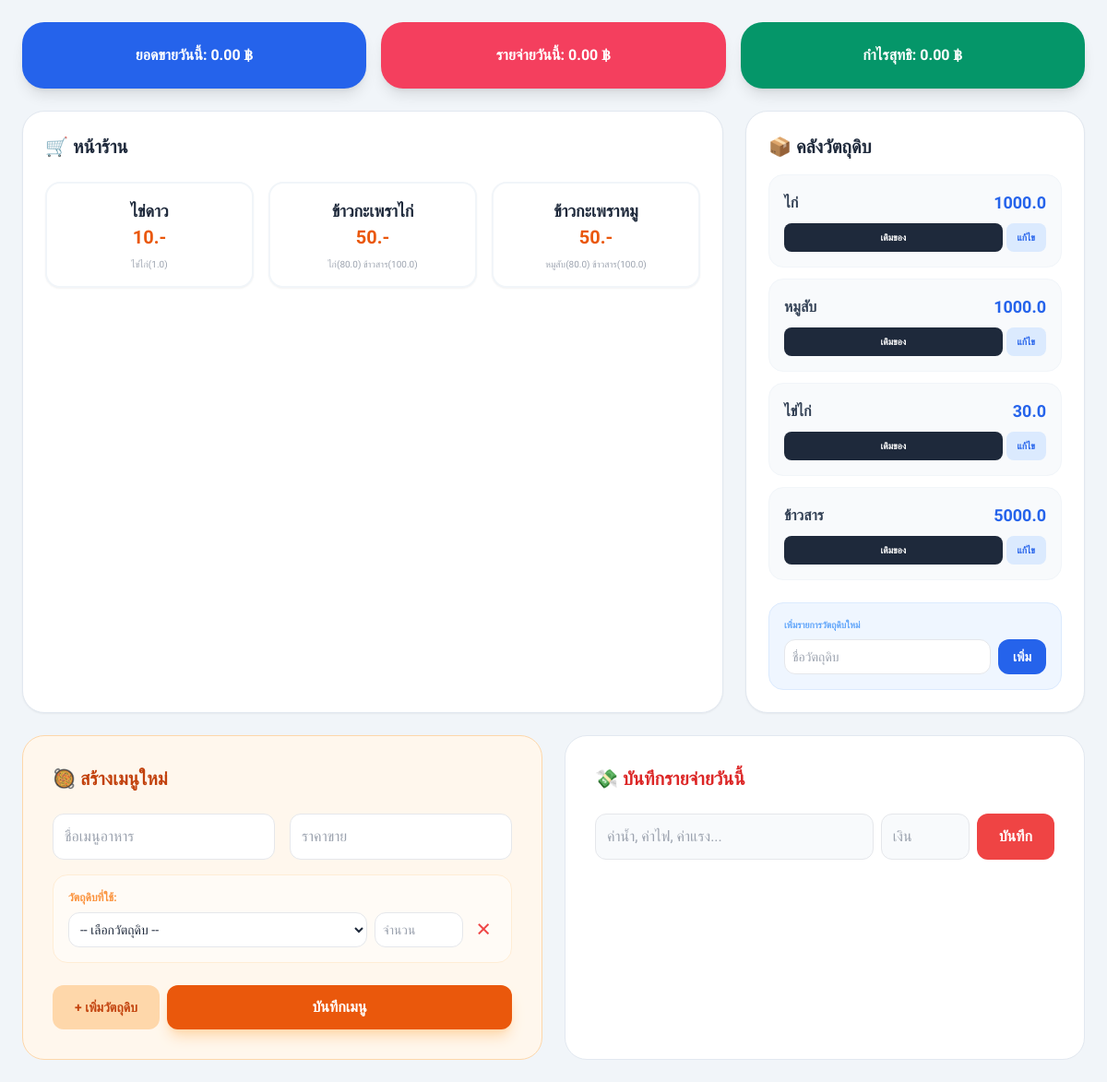
The page / on the database its author committed.
### app.py (models this page shows)
class Menu(db.Model):
    id = db.Column(db.Integer, primary_key=True)
    name = db.Column(db.String(50))
    price = db.Column(db.Float)
    recipes = db.relationship('Recipe', backref='menu', cascade="all, delete-orphan")

class Recipe(db.Model):
    id = db.Column(db.Integer, primary_key=True)
    menu_id = db.Column(db.Integer, db.ForeignKey('menu.id'))
    ing_id = db.Column(db.Integer, db.ForeignKey('ingredient.id'))
    amount = db.Column(db.Float)
    ingredient = db.relationship('Ingredient')

class Ingredient(db.Model):
    id = db.Column(db.Integer, primary_key=True)
    name = db.Column(db.String(50))
    quantity = db.Column(db.Float, default=0)

### app.py (the view)
@app.route('/')
def index():
    menus = Menu.query.all()
    stocks = Ingredient.query.all()
    today_start = datetime.combine(datetime.now().date(), datetime.min.time())
    today_end = today_start + timedelta(days=1)
    total_sales = sum(s.price for s in Sale.query.filter(
        Sale.created_at >= today_start, Sale.created_at < today_end
    ).all())
    total_expenses = sum(e.amount for e in Expense.query.filter(
        Expense.created_at >= today_start, Expense.created_at < today_end
    ).all())
    expenses = Expense.query.filter(
        Expense.created_at >= today_start, Expense.created_at < today_end
    ).order_by(Expense.created_at.desc()).all()
    return render_template('index.html', menus=menus, stocks=stocks,
                           total_sales=total_sales, total_expenses=total_expenses,
                           net_profit=total_sales - total_expenses, expenses=expenses)

### templates/index.html (shortened to what this page needs)
<!DOCTYPE html>
<html lang="th">
<head>
    <script src="https://cdn.tailwindcss.com"></script>
</head>
<body class="bg-slate-100 p-4 md:p-6 text-slate-800">
    <div class="max-w-[1400px] mx-auto">
        <div class="grid grid-cols-1 md:grid-cols-3 gap-4 mb-6 text-white font-bold text-center">
            <div class="bg-blue-600 p-6 rounded-3xl shadow-lg">ยอดขายวันนี้: {{ "{:,.2f}".format(total_sales) }} ฿</div>
            <div class="bg-rose-500 p-6 rounded-3xl shadow-lg">รายจ่ายวันนี้: {{ "{:,.2f}".format(total_expenses) }} ฿</div>
            <div class="bg-emerald-600 p-6 rounded-3xl shadow-lg">กำไรสุทธิ: {{ "{:,.2f}".format(net_profit) }} ฿</div>
        </div>
        <div class="grid grid-cols-1 lg:grid-cols-3 gap-6 mb-6">
            <div class="lg:col-span-2 bg-white p-6 rounded-3xl shadow-sm border border-slate-200 min-h-[400px]">
                <h2 class="text-xl font-bold mb-6 flex items-center gap-2">🛒 หน้าร้าน</h2>
                <div class="grid grid-cols-2 md:grid-cols-3 gap-4">
                    {% for m in menus %}
                    <div class="relative group border-2 border-slate-100 p-4 rounded-2xl hover:border-orange-500 transition-all cursor-pointer bg-white shadow-sm" onclick="orderFood({{ m.id }})">
                        <p class="font-bold text-lg text-center">{{ m.name }}</p>
                        <p class="text-center text-orange-600 text-xl font-bold">{{ "{:,.0f}".format(m.price) }}.-</p>
                        <div class="mt-2 text-[10px] text-gray-400 text-center">
                            {% for r in m.recipes %}{{ r.ingredient.name }}({{ r.amount }}) {% endfor %}
                        </div>
                    </div>
                    {% endfor %}
                </div>
            </div>
            <div class="bg-white p-6 rounded-3xl shadow-sm border border-slate-200">
                <h2 class="text-xl font-bold mb-4">📦 คลังวัตถุดิบ</h2>
                <div class="space-y-3 mb-6">
                    {% for s in stocks %}
                    <div class="p-4 bg-slate-50 rounded-2xl border border-slate-100 relative group">
                        <div class="flex justify-between items-center">
                            <span class="font-bold text-slate-700">{{ s.name }}</span>
                            <span class="text-lg font-black text-blue-600">{{ s.quantity }}</span>
                        </div>
                        <div class="flex gap-1 mt-2">
                            <button onclick="refillStock({{ s.id }}, '{{ s.name }}')" class="flex-1 bg-slate-800 text-white text-[10px] py-2 rounded-lg font-bold">เติมของ</button>
                            <button onclick="editIngredient({{ s.id }}, '{{ s.name }}', {{ s.quantity }})" class="px-3 bg-blue-100 text-blue-600 text-[10px] py-2 rounded-lg font-bold">แก้ไข</button>
                        </div>
                    </div>
                    {% endfor %}
                </div>
                <div class="bg-blue-50 p-4 rounded-2xl border border-blue-100">
                    <p class="text-[10px] font-bold text-blue-400 uppercase mb-2">เพิ่มรายการวัตถุดิบใหม่</p>
                    <div class="flex gap-2">
                        <input id="ing-name" type="text" placeholder="ชื่อวัตถุดิบ"
                               onkeydown="if(event.key === 'Enter') { event.preventDefault(); addIng(); }"
                               class="w-full p-2 text-sm border rounded-xl outline-none focus:ring-2 focus:ring-blue-300">
                        <button onclick="addIng()" class="bg-blue-600 text-white px-4 py-2 rounded-xl text-sm font-bold">เพิ่ม</button>
                    </div>
                </div>
            </div>
        </div>
        <div class="grid grid-cols-1 md:grid-cols-2 gap-6">
            <div class="bg-orange-50 p-8 rounded-3xl border border-orange-200">
                <h2 class="text-xl font-bold mb-6 text-orange-700">🥘 สร้างเมนูใหม่</h2>
                <div class="space-y-4">
                    <div class="grid grid-cols-1 sm:grid-cols-2 gap-4">
                        <input id="new-name" type="text" placeholder="ชื่อเมนูอาหาร" class="p-3 border rounded-xl">
                        <input id="new-price" type="number" placeholder="ราคาขาย"
                               onkeydown="if(event.key === 'Enter') { event.preventDefault(); saveMenu(); }"
                               class="p-3 border rounded-xl">
                    </div>
                    <div id="recipe-list" class="space-y-2 p-4 bg-white/50 rounded-2xl border border-orange-100">
                        <p class="text-xs font-bold text-orange-400 uppercase mb-2">วัตถุดิบที่ใช้:</p>
                        <div class="flex gap-2 recipe-row">
                            <select class="flex-1 p-2 border rounded-xl text-sm ing-select bg-white">
                                <option value="">-- เลือกวัตถุดิบ --</option>
                            </select>
                            <input type="number" placeholder="จำนวน" class="w-24 p-2 border rounded-xl text-sm ing-amount">
                            <button onclick="this.parentElement.remove()" class="text-red-500 font-bold px-2">✕</button>
                        </div>
                    </div>
                    <div class="flex gap-2 pt-2">
                        <button onclick="addRecipeRow()" class="bg-orange-200 text-orange-700 px-6 py-3 rounded-xl text-sm font-bold hover:bg-orange-300">+ เพิ่มวัตถุดิบ</button>
                        <button onclick="saveMenu()" class="flex-1 bg-orange-600 text-white py-3 rounded-xl font-bold shadow-lg shadow-orange-200">บันทึกเมนู</button>
                    </div>
                </div>
            </div>
            <div class="bg-white p-8 rounded-3xl border border-slate-200">
                <h2 class="text-xl font-bold mb-6 text-red-600">💸 บันทึกรายจ่ายวันนี้</h2>
                <div class="flex flex-col gap-4">
                    <div class="flex gap-2">
                        <input id="exp-desc" type="text" placeholder="ค่าน้ำ, ค่าไฟ, ค่าแรง..." class="flex-1 p-3 bg-slate-50 border rounded-xl">
                        <input id="exp-amount" type="number" placeholder="เงิน"
                               onkeydown="if(event.key === 'Enter') { event.preventDefault(); addExpense(); }"
                               class="w-24 p-3 bg-slate-50 border rounded-xl">
                        <button onclick="addExpense()" class="bg-red-500 text-white px-6 rounded-xl font-bold">บันทึก</button>
                    </div>
                </div>
            </div>
        </div>
    </div>
</body>
</html>

### templates/index.html (style rules this page uses)
body { font-family: 'Sarabun', sans-serif; }

### rows shown on the page
Menu: name "ไข่ดาว", price "10"
Recipe: ingredient.name "ไข่ไก่", amount "1.0"
Menu: name "ข้าวกะเพราไก่", price "50"
Recipe: ingredient.name "ไก่", amount "80.0"
Recipe: ingredient.name "ข้าวสาร", amount "100.0"
Menu: name "ข้าวกะเพราหมู", price "50"
Recipe: ingredient.name "หมูสับ", amount "80.0"
Recipe: ingredient.name "ข้าวสาร", amount "100.0"
Ingredient: name "ไก่", quantity "1000.0"
Ingredient: name "หมูสับ", quantity "1000.0"
Ingredient: name "ไข่ไก่", quantity "30.0"
Ingredient: name "ข้าวสาร", quantity "5000.0"

### other values the page prints
{{ "{:,.2f}".format(total_sales) }} "0.00"
{{ "{:,.2f}".format(total_expenses) }} "0.00"
{{ "{:,.2f}".format(net_profit) }} "0.00"
